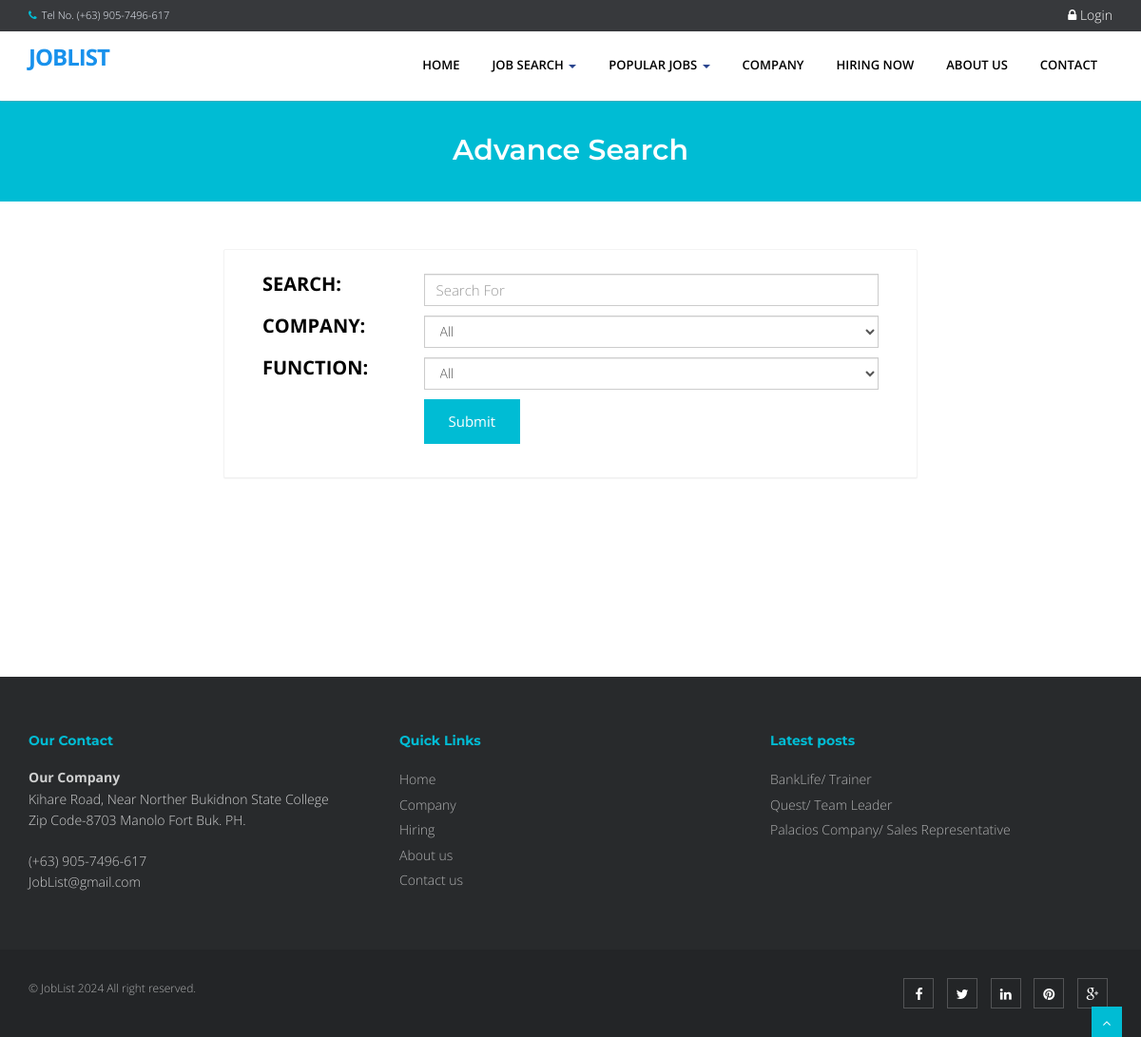
Page /index.php?q=advancesearch on the committed database.
### tables this page shows
CREATE TABLE `tbljob` (
  `JOBID` int(11) NOT NULL,
  `COMPANYID` int(11) NOT NULL,
  `CATEGORY` varchar(250) NOT NULL,
  `OCCUPATIONTITLE` varchar(90) NOT NULL,
  `REQ_NO_EMPLOYEES` int(11) NOT NULL,
  `SALARIES` double NOT NULL,
  `DURATION_EMPLOYEMENT` varchar(90) NOT NULL,
  `QUALIFICATION_WORKEXPERIENCE` text NOT NULL,
  `JOBDESCRIPTION` text NOT NULL,
  `PREFEREDSEX` varchar(30) NOT NULL,
  `SECTOR_VACANCY` text NOT NULL,
  `JOBSTATUS` varchar(90) NOT NULL,
  `DATEPOSTED` datetime NOT NULL
);

CREATE TABLE `tblcompany` (
  `COMPANYID` int(11) NOT NULL,
  `COMPANYNAME` varchar(90) NOT NULL,
  `COMPANYADDRESS` varchar(90) NOT NULL,
  `COMPANYCONTACTNO` varchar(30) NOT NULL,
  `COMPANYSTATUS` varchar(90) NOT NULL,
  `COMPANYMISSION` text NOT NULL
);

### index.php (called while the page is built, shortened)
<?php
require_once("include/initialize.php");
$view = (isset($_GET['q']) && $_GET['q'] != '') ? $_GET['q'] : '';
switch ($view) {
	case 'advancesearch' :
        $title='Advance Search';
		break;
}
require_once("theme/templates.php");
?>

### include/database.php (called while the page is built, shortened)
<?php
class Database {
	var $sql_string = '';
	private $conn;
	public function open_connection() {
		$this->conn = mysqli_connect(server,user,pass);
		if(!$this->conn){
			echo "Problem in database connection! Contact administrator!";
			exit();
		}else{
			$db_select = mysqli_select_db($this->conn,database_name);
		}
	}
	function setQuery($sql='') {
		$this->sql_string=$sql;
	}
	function executeQuery() {
		$result = mysqli_query($this->conn,$this->sql_string);
		return $result;
	}
	private function confirm_query($result) {
		return $result;
	}
	function loadResultList( $key='' ) {
		$cur = $this->executeQuery();
		$array = array();
		while ($row = mysqli_fetch_object($cur)) {
			if ($key) {
				$array[$row->$key] = $row;
			} else {
				$array[] = $row;
			}
		}
		return $array;
	}
}
$mydb = new Database();
?>

### theme/templates.php (the view, shortened to what this page needs)
 <!DOCTYPE html>
<html lang="en">
<head>
<link href="<?php echo web_root; ?>plugins/home-plugins/css/bootstrap.min.css" rel="stylesheet" />
<link href="<?php echo web_root; ?>plugins/home-plugins/css/fancybox/jquery.fancybox.css" rel="stylesheet">
<link href="<?php echo web_root; ?>plugins/home-plugins/css/flexslider.css" rel="stylesheet" />
<link href="<?php echo web_root; ?>plugins/home-plugins/css/style.css" rel="stylesheet" />
<link rel="stylesheet" href="<?php echo web_root;?>plugins/font-awesome/css/font-awesome.min.css">
<link rel="stylesheet" href="<?php echo web_root;?>plugins/dataTables/jquery.dataTables.min.css">
<link rel="stylesheet" href="<?php echo web_root;?>plugins/dataTables/jquery.dataTables_themeroller.css">
<link href="<?php echo web_root; ?>plugins/datepicker/bootstrap-datetimepicker.min.css" rel="stylesheet" media="screen">
<link href="<?php echo web_root; ?>plugins/datepicker/datepicker3.css" rel="stylesheet" media="screen">
</head>
<body>
<div id="wrapper" class="home-page">
  <header>
        <div class="topbar navbar-fixed-top">
          <div class="container">
            <div class="row">
              <div class="col-md-12">
                <p class="pull-left hidden-xs"><i class="fa fa-phone"></i>Tel No. (+63) 905-7496-617</p>
                <?php if (isset($_SESSION['APPLICANTID'])) {
                    $sql = "SELECT count(*) as 'COUNTNOTIF' FROM `tbljob` ORDER BY `DATEPOSTED` DESC";
                    $mydb->setQuery($sql);
                    $showNotif = $mydb->loadSingleResult();
                    $notif =isset($showNotif->COUNTNOTIF) ? $showNotif->COUNTNOTIF : 0;
                    $applicant = new Applicants();
                    $appl  = $applicant->single_applicant($_SESSION['APPLICANTID']);
                    $sql ="SELECT count(*) as 'COUNT' FROM `tbljobregistration` WHERE `PENDINGAPPLICATION`=0 AND `HVIEW`=0 AND `APPLICANTID`='{$appl->APPLICANTID}'";
                    $mydb->setQuery($sql);
                    $showMsg = $mydb->loadSingleResult();
                    $msg =isset($showMsg->COUNT) ? $showMsg->COUNT : 0;
                    echo ' <p class="pull-right login"><a title="View Notification(s)" href="'.web_root.'applicant/index.php?view=notification"> <i class="fa fa-bell-o"></i> <span class="label label-success">'.$notif.'</span></a> | <a title="View Message(s)" href="'.web_root.'applicant/index.php?view=message"> <i class="fa fa-envelope-o"></i> <span class="label label-success">'.$msg.'</span></a> | <a title="View Profile" href="'.web_root.'applicant/"> <i class="fa fa-user"></i> Howdy, '. $appl->FNAME. ' '.$appl->LNAME .' </a> | <a href="'.web_root.'logout.php">  <i class="fa fa-sign-out"> </i>Logout</a> </p>';
                    }else{ ?>
                      <p   class="pull-right login"><a data-target="#myModal" data-toggle="modal" href=""> <i class="fa fa-lock"></i> Login </a></p>
                <?php } ?>
              </div>
            </div>
          </div>
        </div>
        <div style="min-height: 30px;"></div>
        <div class="navbar navbar-default navbar-static-top" >
            <div class="container">
                <div class="navbar-header">
                    <a class="navbar-brand" href="<?php echo web_root; ?>index.php">JobList</a>
                </div>
                <div class="navbar-collapse collapse ">
                    <ul class="nav navbar-nav">
                        <li class="<?php echo !isset($_GET['q'])? 'active' :''?>"><a href="<?php echo web_root; ?>index.php">Home</a></li>
                        <li class="dropdown">
                          <a href="#" data-toggle="dropdown" class="dropdown-toggle">Job Search <b class="caret"></b></a>
                       </li>
                      <li class="dropdown <?php  if(isset($_GET['q'])) { if($_GET['q']=='category'){ echo 'active'; }else{ echo ''; }}  ?>">
                          <a href="#" data-toggle="dropdown" class="dropdown-toggle">Popular Jobs <b class="caret"></b></a>
                            <?php
                            $sql = "SELECT * FROM `tblcategory` LIMIT 10";
                            $mydb->setQuery($sql);
                            ?>
                       </li>
                        <li class="<?php  if(isset($_GET['q'])) { if($_GET['q']=='company'){ echo 'active'; }else{ echo ''; }}  ?>"><a href="<?php echo web_root; ?>index.php?q=company">Company</a></li>
                        <li class="<?php  if(isset($_GET['q'])) { if($_GET['q']=='hiring'){ echo 'active'; }else{ echo ''; }} ?>"><a href="<?php echo web_root; ?>index.php?q=hiring">Hiring Now</a></li>
                        <li class="<?php  if(isset($_GET['q'])) { if($_GET['q']=='About'){ echo 'active'; }else{ echo ''; }}  ?>"><a href="<?php echo web_root; ?>index.php?q=About">About Us</a></li>
                        <li class="<?php  if(isset($_GET['q'])) { if($_GET['q']=='Contact'){ echo 'active'; }else{ echo ''; }}  ?>"><a href="<?php echo web_root; ?>index.php?q=Contact">Contact</a></li>
                    </ul>
                </div>
            </div>
        </div>
  </header>
      <?php
      if (isset($_GET['q'])) {
        echo '<section id="inner-headline">
            <div class="container">
                <div class="row">
                    <div class="col-lg-12">
                        <h2 class="pageTitle">'.$title.'</h2>
                    </div>
                </div>
            </div>
            </section>';
      }
        ?>
  <footer>
  <div class="container">
    <div class="row">
      <div class="col-md-4 col-sm-4">
        <div class="widget">
          <h5 class="widgetheading">Our Contact</h5>
          <address>
          <strong>Our Company</strong><br>
          Kihare Road, Near Norther Bukidnon State College<br>
           Zip Code-8703 Manolo Fort Buk. PH.</address>
          <p>
            <i class="icon-phone"></i> (+63) 905-7496-617 <br>
            <i class="icon-envelope-alt"></i> JobList@gmail.com
          </p>
        </div>
      </div>
      <div class="col-md-4 col-sm-4">
        <div class="widget">
          <h5 class="widgetheading">Quick Links</h5>
          <ul class="link-list">
            <li><a href="<?php echo web_root; ?>index.php">Home</a></li>
            <li><a href="<?php echo web_root; ?>index.php?q=company">Company</a></li>
            <li><a href="<?php echo web_root; ?>index.php?q=hiring">Hiring</a></li>
            <li><a href="<?php echo web_root; ?>index.php?q=About">About us</a></li>
            <li><a href="<?php echo web_root; ?>index.php?q=Contact">Contact us</a></li>
          </ul>
        </div>
      </div>
      <div class="col-md-4 col-sm-4">
        <div class="widget">
          <h5 class="widgetheading">Latest posts</h5>
          <ul class="link-list">
            <?php
                  $sql = "SELECT * FROM `tblcompany` c,`tbljob` j WHERE c.`COMPANYID`=j.`COMPANYID`   ORDER BY DATEPOSTED DESC LIMIT 3" ;
                  $mydb->setQuery($sql);
                  $cur = $mydb->loadResultList();
                  foreach ($cur as $result) {
                    echo ' <li><a href="'.web_root.'index.php?q=viewjob&search='.$result->JOBID.'">'.$result->COMPANYNAME . '/ '. $result->OCCUPATIONTITLE .'</a></li>';
                  }
              ?>
          </ul>
        </div>
      </div>
    </div>
  </div>
  <div id="sub-footer">
    <div class="container">
      <div class="row">
        <div class="col-lg-6">
          <div class="copyright">
            <p>
              <span>&copy; JobList 2024 All right reserved.
            </p>
          </div>
        </div>
        <div class="col-lg-6">
          <ul class="social-network">
            <li><a href="#" data-placement="top" title="Facebook"><i class="fa fa-facebook"></i></a></li>
            <li><a href="#" data-placement="top" title="Twitter"><i class="fa fa-twitter"></i></a></li>
            <li><a href="#" data-placement="top" title="Linkedin"><i class="fa fa-linkedin"></i></a></li>
            <li><a href="#" data-placement="top" title="Pinterest"><i class="fa fa-pinterest"></i></a></li>
            <li><a href="#" data-placement="top" title="Google plus"><i class="fa fa-google-plus"></i></a></li>
          </ul>
        </div>
      </div>
    </div>
  </div>
  </footer>
</div>
<a href="#" class="scrollup"><i class="fa fa-angle-up active"></i></a>
</body>
</html>

### theme/templates.php (style rules this page uses)
.login a { font-size: 14px; color: #fff; padding:0px; }

### rows in the picture
tbljob: COMPANYID.COMPANYNAME "BankLife", OCCUPATIONTITLE "Trainer"
tbljob: COMPANYID.COMPANYNAME "Quest", OCCUPATIONTITLE "Team Leader"
tbljob: COMPANYID.COMPANYNAME "Palacios Company", OCCUPATIONTITLE "Sales Representative"

### other values in the picture
$title "Advance Search"
